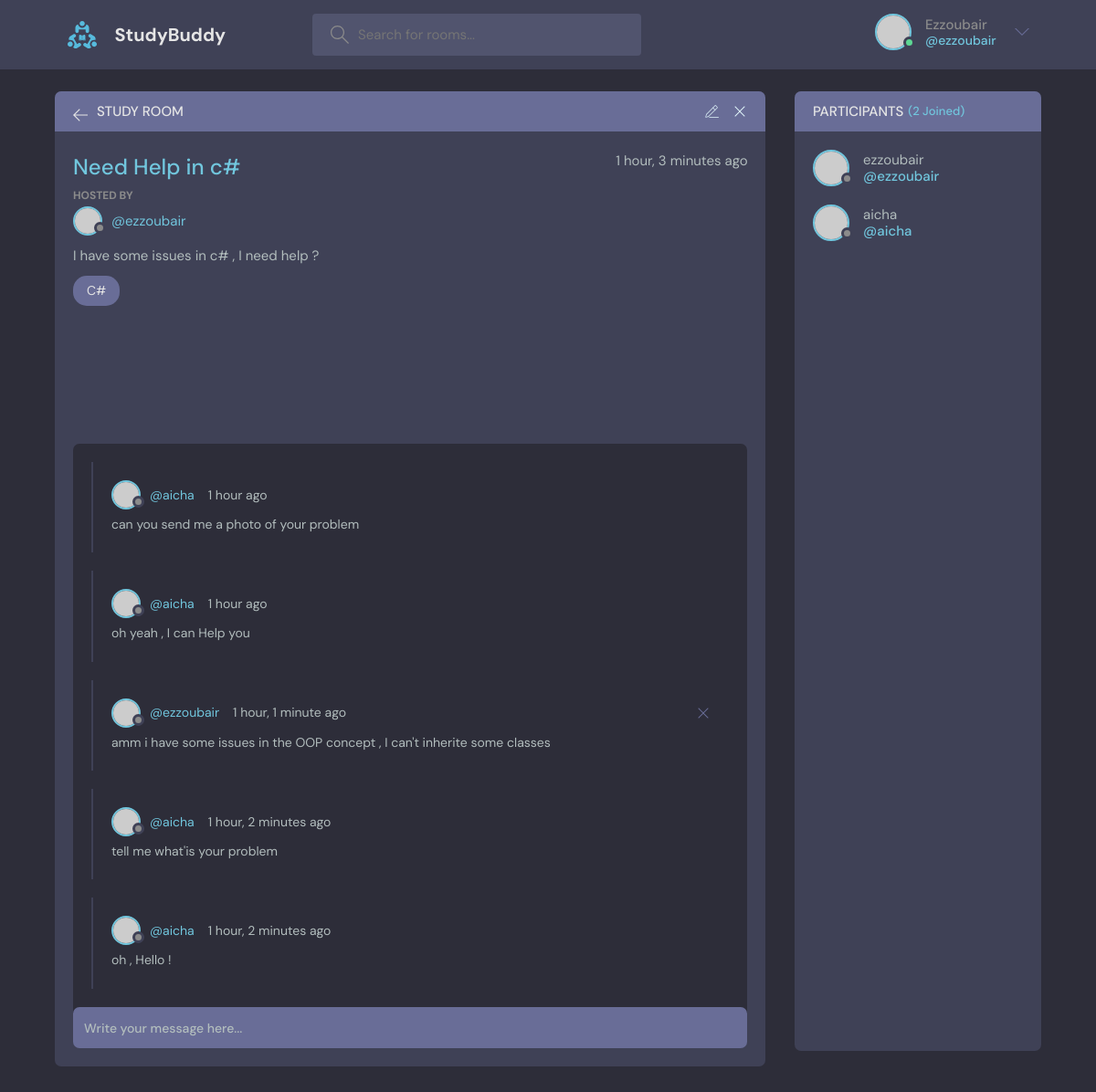
Screenshot of /room/1 (signed in) with the database file from the repository.
### base/models.py (models this page shows, shortened)
class Room(models.Model):
    host = models.ForeignKey(User, on_delete=models.SET_NULL, null=True)
    topic = models.ForeignKey(Topic, on_delete=models.SET_NULL, null=True)
    name = models.CharField(max_length=200)
    description = models.TextField(null=True, max_length=500, blank=True)
    participants = models.ManyToManyField(
        User, related_name="participants", blank=True)
    updated = models.DateTimeField(auto_now=True)
    created = models.DateTimeField(auto_now_add=True)
    class Meta:
        ordering = ['-updated', '-created']

class Topic(models.Model):
    name = models.CharField(max_length=200)
    def __str__(self) -> str:
        return self.name

class Message(models.Model):
    user = models.ForeignKey(User, on_delete=models.CASCADE)
    room = models.ForeignKey(Room, on_delete=models.CASCADE)
    body = models.TextField()
    updated = models.DateTimeField(auto_now=True)
    created = models.DateTimeField(auto_now_add=True)
    class Meta:
        ordering = ['-updated', '-created']

### base/views.py (the view, shortened to what this page needs)
# urls.py: path("room/<int:id>", views.room, name="room"),
def room(request: HttpRequest, id: int):
    room = Room.objects.get(id=id)
    roomMessages = room.message_set.all().order_by("-created")
    participants = room.participants.all()
    context = {
        "room": room,
        "roomMessages": roomMessages,
        "participants": participants
    }
    return render(request, "base/room.html", context)

### base/templates/base/room.html (shortened to what this page needs)
{% extends 'base.html' %}
{% block content %}
<main class="profile-page layout layout--2">
  <div class="container">
    <div class="room">
      <div class="room__top">
        <div class="room__topLeft">
          <a href="{% url 'home' %}">
            <svg version="1.1" xmlns="http://www.w3.org/2000/svg" width="32" height="32" viewBox="0 0 32 32">
              <title>arrow-left</title>
              <path
                d="M13.723 2.286l-13.723 13.714 13.719 13.714 1.616-1.611-10.96-10.96h27.625v-2.286h-27.625l10.965-10.965-1.616-1.607z"
              ></path>
            </svg>
          </a>
          <h3>Study Room</h3>
        </div>
        <div class="room__topRight">
          {% if request.user == room.host %}
          <a href="{% url 'update-room' room.id %}">
          </a>
          <a href="{% url 'delete-room' room.id %}">
            <svg version="1.1" xmlns="http://www.w3.org/2000/svg" width="32" height="32" viewBox="0 0 32 32">
              <title>remove</title>
              <path
                d="M27.314 6.019l-1.333-1.333-9.98 9.981-9.981-9.981-1.333 1.333 9.981 9.981-9.981 9.98 1.333 1.333 9.981-9.98 9.98 9.98 1.333-1.333-9.98-9.98 9.98-9.981z"
              ></path>
            </svg>
          </a>
          {% endif %}
        </div>
      </div>
      <div class="room__box scroll">
        <div class="room__header scroll">
          <div class="room__info">
            <h3>{{room.name}}</h3>
            <span>{{room.created|timesince}} ago</span>
          </div>
          <div class="room__hosted">
            <p>Hosted By</p>
            <a href="{% url 'user-profile' room.host.id %}" class="room__author">
              <div class="avatar avatar--small">
                <img src="https://randomuser.me/api/portraits/men/37.jpg" />
              </div>
              <span>@{{room.host}}</span>
            </a>
          </div>
          <div class="room__details">
           {{room.description}}
          </div>
          <span class="room__topics">{{room.topic}}</span>
        </div>
        <div class="room__conversation">
          <div class="threads scroll">
            {% for message in roomMessages %}
            <div class="thread">
              <div class="thread__top">
                <div class="thread__author">
                  <a href="{% url 'user-profile' message.user.id %}" class="thread__authorInfo">
                    <div class="avatar avatar--small">
                      <img src="https://randomuser.me/api/portraits/men/37.jpg" />
                    </div>
                    <span>@{{message.user.username}}</span>
                  </a>
                  <span class="thread__date">{{message.created|timesince}} ago</span>
                </div>
                {% if message.user == request.user %}
                <a href="{% url 'delete-message' message.id %}" >
                <div class="thread__delete">
                  <svg version="1.1" xmlns="http://www.w3.org/2000/svg" width="32" height="32" viewBox="0 0 32 32">
                    <title>remove</title>
                    <path
                      d="M27.314 6.019l-1.333-1.333-9.98 9.981-9.981-9.981-1.333 1.333 9.981 9.981-9.981 9.98 1.333 1.333 9.981-9.98 9.98 9.98 1.333-1.333-9.98-9.98 9.98-9.981z"
                    ></path>
                  </svg>
                </div>
              </a>
                {% endif %}
              </div>
              <div class="thread__details">
                {{message.body}}
              </div>
            </div>
            {%endfor%}
          </div>
        </div>
      </div>
      <div class="room__message">
        <form action="" method="POST">
          <input type="text" name="body" placeholder="Write your message here..." />
        </form>
      </div>
    </div>
    <div class="participants">
      <h3 class="participants__top">Participants <span>({{participants.count}} Joined)</span></h3>
      <div class="participants__list scroll">
        {% for participant in participants  %}
        <a href="{% url 'user-profile' participant.id %}" class="participant">
          <div class="avatar avatar--medium">
            <img src="https://randomuser.me/api/portraits/men/37.jpg" />
          </div>
          <p>
              {{participant.username}}
            <span>@{{participant.username}}</span>
          </p>
        </a>
        {% endfor %}
      </div>
    </div>
  </div>
</main>
{% endblock content %}

### templates/navbar.html (shortened to what this page needs)
{% load static  %}
<header class="header header--loggedIn">
    <div class="container">
        <a href="{% url 'home' %}" class="header__logo">
            <img src="{% static 'assets/logo.svg' %}" />
            <h1>StudyBuddy</h1>
        </a>
        <form class="header__search" action='{% url "home" %}' method="GET">
            <label>
                <input type="text" placeholder="Search for rooms..." name="q"/>
            </label>
        </form>
        <nav class="header__menu">
            {% if request.user.is_authenticated %}
                <div class="header__user">
                    <a href="{% url 'user-profile' request.user.id %}">
                        <div class="avatar avatar--medium active">
                            <img src="https://randomuser.me/api/portraits/men/37.jpg" />
                        </div>
                        <p>{{request.user.username|capfirst}}<span>@{{request.user.username}}</span></p>
                    </a>
                    <button class="dropdown-button">
                        <svg version="1.1" xmlns="http://www.w3.org/2000/svg" width="32" height="32" viewBox="0 0 32 32">
                            <title>chevron-down</title>
                            <path d="M16 21l-13-13h-3l16 16 16-16h-3l-13 13z"></path>
                        </svg>
                    </button>
                </div>
            {% else %}
                <a href="{% url 'login' %}">
                    <img src="{% static 'assets/avatar.svg' %}" />
                    <p>Login</p>
                </a>
            {% endif %}
        </nav>
    </div>
</header>

### rows the page displays
Room: name "Need Help in c#", created "1 hour, 3 minutes", host "ezzoubair", description "I have some issues in c# , I need help ?", topic "C#"
Message: user.username "aicha", created "1 hour", body "can you send me a photo of your problem"
Message: user.username "aicha", created "1 hour", body "oh yeah , I can Help you"
Message: user.username "ezzoubair", created "1 hour, 1 minute", body "amm i have some issues in the OOP concept , I can't inherite some classes"
Message: user.username "aicha", created "1 hour, 2 minutes", body "tell me what'is your problem"
Message: user.username "aicha", created "1 hour, 2 minutes", body "oh , Hello !"

### other values shown
{{ request.user.username|capfirst }} "Ezzoubair"
{{ request.user.username }} "ezzoubair"
{{ participants.count }} "2"
{{ participant.username }} "ezzoubair"
{{ participant.username }} "aicha"
